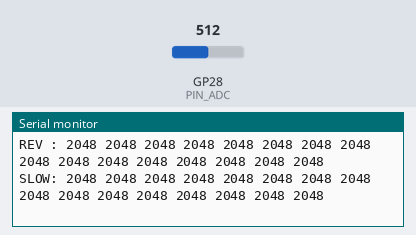
A sketch run on a simulated Raspberry Pi Pico. Parts: the last lines printed to the serial monitor. The test bench sets the inputs (shaded band); at power-on: GP28 (PIN_ADC) = 512 (analog values on the 0–1023 scale).

Above: at 1.2 s.
1.3 s: GP28 (PIN_ADC) set to 716
At 2.5 s:
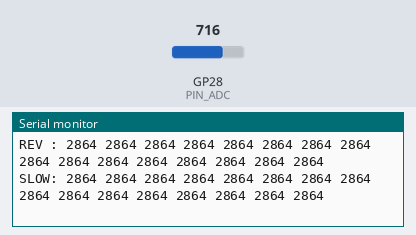
2.8 s: GP28 (PIN_ADC) set to 900
At 4.7 s:
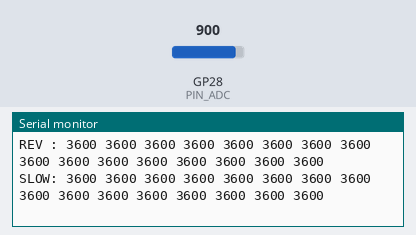
Timing chart, 0 to 6.2 s (numbered marks = the images above; inputs shaded):
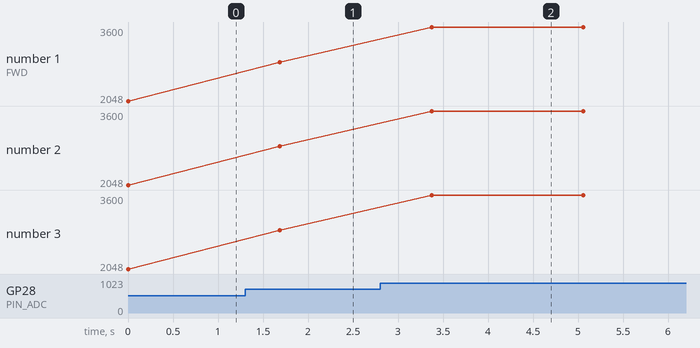

The sketch:

mux_diag.ino
```cpp
#include <Arduino.h>
#include <hardware/gpio.h>

// ============================================================================
// mux_diag —— 判断 MUX/电位器节点到底是「悬空」还是「没接对」
//
// 思路：悬空的高阻节点，读数会随「切换顺序」和「等待时间」变化；
//       而真正由一个电位器驱动的节点（低阻源）不会。
// 所以打印三组：
//   FWD  正序扫（各等 200us）
//   REV  反序扫（各等 200us）
//   SLOW 正序扫（各等 5ms）
// 如果 FWD/REV/SLOW 对同一通道差别很大 => 节点悬空/串扰，不是代码问题。
// 另外打印 A2 宏的真实值、各选择脚的 GPIO 回读，排除引脚映射错误。
// ============================================================================

constexpr uint8_t PIN_MUX_S0 = 26;
constexpr uint8_t PIN_MUX_S1 = 27;
constexpr uint8_t PIN_MUX_S2 = 21;
constexpr uint8_t PIN_MUX_S3 = 22;
constexpr uint8_t PIN_ADC    = A2;

static void muxSelect(uint8_t ch) {
  digitalWrite(PIN_MUX_S0, ch & 1);
  digitalWrite(PIN_MUX_S1, (ch >> 1) & 1);
  digitalWrite(PIN_MUX_S2, (ch >> 2) & 1);
  digitalWrite(PIN_MUX_S3, (ch >> 3) & 1);
}

static uint16_t readCh(uint8_t ch, uint16_t settleUs) {
  muxSelect(ch);
  delayMicroseconds(settleUs);
  analogRead(PIN_ADC);
  delayMicroseconds(settleUs);
  return (uint16_t)analogRead(PIN_ADC);
}

static void printScan(const char *tag, bool rev, uint16_t settleUs) {
  Serial.print(tag);
  Serial.print(":");
  if (!rev) {
    for (uint8_t ch = 0; ch < 16; ++ch) { Serial.print(' '); Serial.print(readCh(ch, settleUs)); }
  } else {
    for (int ch = 15; ch >= 0; --ch) { Serial.print(' '); Serial.print(readCh((uint8_t)ch, settleUs)); }
  }
  Serial.println();
}

void setup() {
  pinMode(PIN_MUX_S0, OUTPUT);
  pinMode(PIN_MUX_S1, OUTPUT);
  pinMode(PIN_MUX_S2, OUTPUT);
  pinMode(PIN_MUX_S3, OUTPUT);
  pinMode(PIN_ADC, INPUT);
  analogReadResolution(12);

  Serial.begin(115200);
  uint32_t t0 = millis();
  while (!Serial && (millis() - t0) < 1500) {}

  Serial.print("MUX-DIAG v1  A2="); Serial.println((int)A2);
  Serial.print("S pins: S0=GP"); Serial.print(PIN_MUX_S0);
  Serial.print(" S1=GP"); Serial.print(PIN_MUX_S1);
  Serial.print(" S2=GP"); Serial.print(PIN_MUX_S2);
  Serial.print(" S3=GP"); Serial.print(PIN_MUX_S3);
  Serial.print("  ADC=GP"); Serial.println((int)PIN_ADC);

  // 回读选择脚：确认 Pico 自己有没有在驱动
  muxSelect(0);
  delayMicroseconds(50);
  Serial.print("readback ch0: ");
  Serial.print(gpio_get(PIN_MUX_S0)); Serial.print(gpio_get(PIN_MUX_S1));
  Serial.print(gpio_get(PIN_MUX_S2)); Serial.print(gpio_get(PIN_MUX_S3));
  Serial.println("  (expect 0000)");
  muxSelect(15);
  delayMicroseconds(50);
  Serial.print("readback ch15: ");
  Serial.print(gpio_get(PIN_MUX_S0)); Serial.print(gpio_get(PIN_MUX_S1));
  Serial.print(gpio_get(PIN_MUX_S2)); Serial.print(gpio_get(PIN_MUX_S3));
  Serial.println("  (expect 1111)");
}

void loop() {
  printScan("FWD ", false, 200);
  printScan("REV ", true, 200);
  printScan("SLOW", false, 5000);
  Serial.println();
  delay(1500);
}
```

Measured:
- after the input at 1.3 s, the serial monitor: prints a new line after 0.39 s (image 1)
- after the input at 2.8 s, the serial monitor: prints a new line after 0.57 s (image 2)
- plotted number 1: 2048 → 2864 after the input at 1.3 s, 2864 → 3600 after the input at 2.8 s
- plotted number 2: 2048 → 2864 after the input at 1.3 s, 2864 → 3600 after the input at 2.8 s
- plotted number 3: 2048 → 2864 after the input at 1.3 s, 2864 → 3600 after the input at 2.8 s
